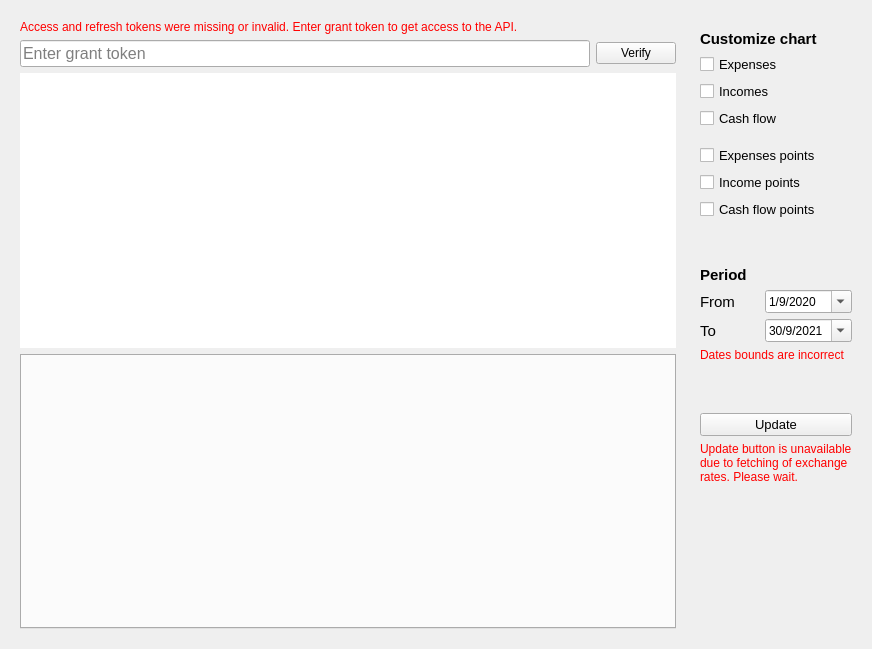
<?xml version="1.0" encoding="UTF-8"?>
<ui version="4.0">
 <class>MainWidget</class>
 <widget class="QWidget" name="MainWidget">
  <property name="geometry">
   <rect>
    <x>0</x>
    <y>0</y>
    <width>872</width>
    <height>649</height>
   </rect>
  </property>
  <property name="windowTitle">
   <string>Zoho Forecasting</string>
  </property>
  <property name="autoFillBackground">
   <bool>false</bool>
  </property>
  <layout class="QHBoxLayout" name="horizontalLayout_2">
   <item>
    <layout class="QHBoxLayout" name="mainLayout">
     <item>
      <widget class="QWidget" name="chartWidget" native="true">
       <layout class="QVBoxLayout" name="verticalLayout_5">
        <item>
         <layout class="QVBoxLayout" name="chartLayout">
          <item>
           <widget class="QLabel" name="errorLabel">
            <property name="styleSheet">
             <string notr="true">color: rgb(255, 0, 0);</string>
            </property>
            <property name="text">
             <string>Access and refresh tokens were missing or invalid. Enter grant token to get access to the API.</string>
            </property>
           </widget>
          </item>
          <item>
           <layout class="QHBoxLayout" name="horizontalLayout">
            <item>
             <widget class="QLineEdit" name="grantTokenInput">
              <property name="font">
               <font>
                <family>Arial</family>
                <pointsize>12</pointsize>
                <weight>50</weight>
                <bold>false</bold>
               </font>
              </property>
              <property name="focusPolicy">
               <enum>Qt::WheelFocus</enum>
              </property>
              <property name="inputMask">
               <string/>
              </property>
              <property name="text">
               <string/>
              </property>
              <property name="readOnly">
               <bool>false</bool>
              </property>
              <property name="placeholderText">
               <string>Enter grant token</string>
              </property>
              <property name="clearButtonEnabled">
               <bool>true</bool>
              </property>
             </widget>
            </item>
            <item>
             <widget class="QPushButton" name="grantTokenButton">
              <property name="text">
               <string>Verify</string>
              </property>
             </widget>
            </item>
           </layout>
          </item>
          <item>
           <widget class="CashFlowView" name="chartView">
            <property name="frameShape">
             <enum>QFrame::NoFrame</enum>
            </property>
            <property name="foregroundBrush">
             <brush brushstyle="NoBrush">
              <color alpha="255">
               <red>0</red>
               <green>0</green>
               <blue>0</blue>
              </color>
             </brush>
            </property>
            <property name="interactive">
             <bool>true</bool>
            </property>
           </widget>
          </item>
          <item>
           <widget class="QTabWidget" name="tabWidget">
            <property name="currentIndex">
             <number>-1</number>
            </property>
           </widget>
          </item>
         </layout>
        </item>
       </layout>
      </widget>
     </item>
     <item>
      <widget class="QWidget" name="controlWidget" native="true">
       <layout class="QGridLayout" name="gridLayout_3">
        <item row="0" column="0">
         <layout class="QGridLayout" name="controlLayout">
          <item row="10" column="0" colspan="2">
           <widget class="QLabel" name="periodLabel">
            <property name="sizePolicy">
             <sizepolicy hsizetype="Preferred" vsizetype="Preferred">
              <horstretch>0</horstretch>
              <verstretch>0</verstretch>
             </sizepolicy>
            </property>
            <property name="font">
             <font>
              <pointsize>11</pointsize>
              <weight>75</weight>
              <bold>true</bold>
             </font>
            </property>
            <property name="text">
             <string>Period</string>
            </property>
           </widget>
          </item>
          <item row="4" column="0" colspan="2">
           <widget class="QCheckBox" name="cashFlowCheckBox">
            <property name="font">
             <font>
              <pointsize>10</pointsize>
             </font>
            </property>
            <property name="text">
             <string>Cash flow</string>
            </property>
           </widget>
          </item>
          <item row="6" column="0" colspan="2">
           <widget class="QCheckBox" name="expensesPointsCheckBox">
            <property name="font">
             <font>
              <pointsize>10</pointsize>
             </font>
            </property>
            <property name="text">
             <string>Expenses points</string>
            </property>
           </widget>
          </item>
          <item row="11" column="0">
           <widget class="QLabel" name="fromLabel">
            <property name="font">
             <font>
              <pointsize>11</pointsize>
             </font>
            </property>
            <property name="text">
             <string>From</string>
            </property>
           </widget>
          </item>
          <item row="15" column="0" colspan="2">
           <widget class="QPushButton" name="updateButton">
            <property name="font">
             <font>
              <family>Nirmala UI</family>
              <pointsize>10</pointsize>
             </font>
            </property>
            <property name="text">
             <string>Update</string>
            </property>
           </widget>
          </item>
          <item row="8" column="0" colspan="2">
           <widget class="QCheckBox" name="cashFlowPointsCheckBox">
            <property name="font">
             <font>
              <pointsize>10</pointsize>
             </font>
            </property>
            <property name="text">
             <string>Cash flow points</string>
            </property>
           </widget>
          </item>
          <item row="5" column="0" colspan="2">
           <spacer name="verticalSpacer_4">
            <property name="orientation">
             <enum>Qt::Vertical</enum>
            </property>
            <property name="sizeType">
             <enum>QSizePolicy::Fixed</enum>
            </property>
            <property name="sizeHint" stdset="0">
             <size>
              <width>20</width>
              <height>10</height>
             </size>
            </property>
           </spacer>
          </item>
          <item row="12" column="1">
           <widget class="QDateEdit" name="toDateEdit">
            <property name="font">
             <font>
              <pointsize>9</pointsize>
             </font>
            </property>
            <property name="wrapping">
             <bool>false</bool>
            </property>
            <property name="frame">
             <bool>true</bool>
            </property>
            <property name="readOnly">
             <bool>false</bool>
            </property>
            <property name="dateTime">
             <datetime>
              <hour>0</hour>
              <minute>0</minute>
              <second>0</second>
              <year>2021</year>
              <month>9</month>
              <day>30</day>
             </datetime>
            </property>
            <property name="displayFormat">
             <string>d/M/yyyy</string>
            </property>
            <property name="calendarPopup">
             <bool>true</bool>
            </property>
            <property name="currentSectionIndex">
             <number>1</number>
            </property>
            <property name="timeSpec">
             <enum>Qt::LocalTime</enum>
            </property>
            <property name="date">
             <date>
              <year>2021</year>
              <month>9</month>
              <day>30</day>
             </date>
            </property>
           </widget>
          </item>
          <item row="9" column="0" colspan="2">
           <spacer name="verticalSpacer_2">
            <property name="orientation">
             <enum>Qt::Vertical</enum>
            </property>
            <property name="sizeType">
             <enum>QSizePolicy::Preferred</enum>
            </property>
            <property name="sizeHint" stdset="0">
             <size>
              <width>20</width>
              <height>40</height>
             </size>
            </property>
           </spacer>
          </item>
          <item row="11" column="1">
           <widget class="QDateEdit" name="fromDateEdit">
            <property name="font">
             <font>
              <pointsize>9</pointsize>
             </font>
            </property>
            <property name="buttonSymbols">
             <enum>QAbstractSpinBox::UpDownArrows</enum>
            </property>
            <property name="dateTime">
             <datetime>
              <hour>0</hour>
              <minute>0</minute>
              <second>0</second>
              <year>2020</year>
              <month>9</month>
              <day>1</day>
             </datetime>
            </property>
            <property name="time">
             <time>
              <hour>0</hour>
              <minute>0</minute>
              <second>0</second>
             </time>
            </property>
            <property name="displayFormat">
             <string>d/M/yyyy</string>
            </property>
            <property name="calendarPopup">
             <bool>true</bool>
            </property>
            <property name="currentSectionIndex">
             <number>1</number>
            </property>
            <property name="timeSpec">
             <enum>Qt::LocalTime</enum>
            </property>
            <property name="date">
             <date>
              <year>2020</year>
              <month>9</month>
              <day>1</day>
             </date>
            </property>
           </widget>
          </item>
          <item row="18" column="1">
           <widget class="QPushButton" name="themeButton">
            <property name="sizePolicy">
             <sizepolicy hsizetype="Fixed" vsizetype="Fixed">
              <horstretch>0</horstretch>
              <verstretch>0</verstretch>
             </sizepolicy>
            </property>
            <property name="font">
             <font>
              <kerning>true</kerning>
             </font>
            </property>
            <property name="layoutDirection">
             <enum>Qt::RightToLeft</enum>
            </property>
            <property name="styleSheet">
             <string notr="true">border: none</string>
            </property>
            <property name="text">
             <string/>
            </property>
            <property name="icon">
             <iconset resource="assets.qrc">
              <normaloff>:/assets/sun.png</normaloff>:/assets/sun.png</iconset>
            </property>
            <property name="flat">
             <bool>true</bool>
            </property>
           </widget>
          </item>
          <item row="17" column="0" colspan="2">
           <spacer name="verticalSpacer_3">
            <property name="orientation">
             <enum>Qt::Vertical</enum>
            </property>
            <property name="sizeHint" stdset="0">
             <size>
              <width>20</width>
              <height>40</height>
             </size>
            </property>
           </spacer>
          </item>
          <item row="12" column="0">
           <widget class="QLabel" name="toLabel">
            <property name="font">
             <font>
              <pointsize>11</pointsize>
             </font>
            </property>
            <property name="text">
             <string>To</string>
            </property>
           </widget>
          </item>
          <item row="13" column="0" colspan="2">
           <widget class="QLabel" name="datesErrorLabel">
            <property name="styleSheet">
             <string notr="true">color: rgb(255, 0, 0);</string>
            </property>
            <property name="text">
             <string>Dates bounds are incorrect</string>
            </property>
           </widget>
          </item>
          <item row="0" column="0" colspan="2">
           <spacer name="verticalSpacer_7">
            <property name="orientation">
             <enum>Qt::Vertical</enum>
            </property>
            <property name="sizeType">
             <enum>QSizePolicy::Fixed</enum>
            </property>
            <property name="sizeHint" stdset="0">
             <size>
              <width>20</width>
              <height>10</height>
             </size>
            </property>
           </spacer>
          </item>
          <item row="3" column="0" colspan="2">
           <widget class="QCheckBox" name="incomesCheckBox">
            <property name="font">
             <font>
              <pointsize>10</pointsize>
             </font>
            </property>
            <property name="text">
             <string>Incomes</string>
            </property>
           </widget>
          </item>
          <item row="2" column="0" colspan="2">
           <widget class="QCheckBox" name="expensesCheckBox">
            <property name="font">
             <font>
              <pointsize>10</pointsize>
             </font>
            </property>
            <property name="text">
             <string>Expenses</string>
            </property>
           </widget>
          </item>
          <item row="7" column="0" colspan="2">
           <widget class="QCheckBox" name="incomePointsCheckBox">
            <property name="font">
             <font>
              <pointsize>10</pointsize>
             </font>
            </property>
            <property name="text">
             <string>Income points</string>
            </property>
           </widget>
          </item>
          <item row="1" column="0" colspan="2">
           <widget class="QLabel" name="displaySeriesLabel">
            <property name="font">
             <font>
              <pointsize>11</pointsize>
              <weight>75</weight>
              <bold>true</bold>
             </font>
            </property>
            <property name="text">
             <string>Customize chart</string>
            </property>
           </widget>
          </item>
          <item row="14" column="0" colspan="2">
           <spacer name="verticalSpacer">
            <property name="orientation">
             <enum>Qt::Vertical</enum>
            </property>
            <property name="sizeType">
             <enum>QSizePolicy::Fixed</enum>
            </property>
            <property name="sizeHint" stdset="0">
             <size>
              <width>20</width>
              <height>45</height>
             </size>
            </property>
           </spacer>
          </item>
          <item row="16" column="0" colspan="2">
           <widget class="QLabel" name="ratesWaitingLabel">
            <property name="styleSheet">
             <string notr="true">color: rgb(255, 0, 0);</string>
            </property>
            <property name="text">
             <string>Update button is unavailable
due to fetching of exchange
rates. Please wait.</string>
            </property>
           </widget>
          </item>
         </layout>
        </item>
       </layout>
      </widget>
     </item>
    </layout>
   </item>
  </layout>
 </widget>
 <customwidgets>
  <customwidget>
   <class>CashFlowView</class>
   <extends>QGraphicsView</extends>
   <header>plotting/CashFlowView.h</header>
  </customwidget>
 </customwidgets>
 <resources>
  <include location="assets.qrc"/>
 </resources>
 <connections/>
</ui>
